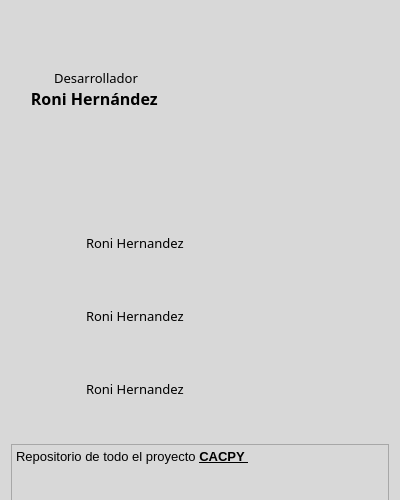
<?xml version="1.0" encoding="UTF-8"?>
<ui version="4.0">
 <class>Dialog</class>
 <widget class="QDialog" name="Dialog">
  <property name="geometry">
   <rect>
    <x>0</x>
    <y>0</y>
    <width>400</width>
    <height>500</height>
   </rect>
  </property>
  <property name="minimumSize">
   <size>
    <width>400</width>
    <height>500</height>
   </size>
  </property>
  <property name="maximumSize">
   <size>
    <width>16777215</width>
    <height>16777215</height>
   </size>
  </property>
  <property name="windowTitle">
   <string>RoniHernandez99/IoT_domotica</string>
  </property>
  <property name="windowIcon">
   <iconset>
    <normaloff>:/SISTEMA_CONTROL/IMAGENES/SISTEMA_CONTROL/RoniHernandez99_IoT_domotica_128px.ico</normaloff>
    <normalon>:/SISTEMA_CONTROL/IMAGENES/SISTEMA_CONTROL/RoniHernandez99_IoT_domotica_128px.ico</normalon>
    <disabledoff>:/SISTEMA_CONTROL/IMAGENES/SISTEMA_CONTROL/RoniHernandez99_IoT_domotica_128px.ico</disabledoff>
    <disabledon>:/SISTEMA_CONTROL/IMAGENES/SISTEMA_CONTROL/RoniHernandez99_IoT_domotica_128px.ico</disabledon>
    <activeoff>:/SISTEMA_CONTROL/IMAGENES/SISTEMA_CONTROL/RoniHernandez99_IoT_domotica_128px.ico</activeoff>
    <activeon>:/SISTEMA_CONTROL/IMAGENES/SISTEMA_CONTROL/RoniHernandez99_IoT_domotica_128px.ico</activeon>
    <selectedoff>:/SISTEMA_CONTROL/IMAGENES/SISTEMA_CONTROL/RoniHernandez99_IoT_domotica_128px.ico</selectedoff>
    <selectedon>:/SISTEMA_CONTROL/IMAGENES/SISTEMA_CONTROL/RoniHernandez99_IoT_domotica_128px.ico</selectedon>:/SISTEMA_CONTROL/IMAGENES/SISTEMA_CONTROL/RoniHernandez99_IoT_domotica_128px.ico</iconset>
  </property>
  <property name="styleSheet">
   <string notr="true">background-color:#d8d8d8;</string>
  </property>
  <layout class="QVBoxLayout" name="verticalLayout_4">
   <item>
    <spacer name="verticalSpacer_10">
     <property name="orientation">
      <enum>Qt::Vertical</enum>
     </property>
     <property name="sizeHint" stdset="0">
      <size>
       <width>20</width>
       <height>40</height>
      </size>
     </property>
    </spacer>
   </item>
   <item>
    <layout class="QHBoxLayout" name="horizontalLayout_4">
     <item>
      <layout class="QVBoxLayout" name="verticalLayout_2">
       <item>
        <spacer name="verticalSpacer_2">
         <property name="orientation">
          <enum>Qt::Vertical</enum>
         </property>
         <property name="sizeHint" stdset="0">
          <size>
           <width>20</width>
           <height>40</height>
          </size>
         </property>
        </spacer>
       </item>
       <item>
        <widget class="QTextBrowser" name="textBrowser_nombreProgra">
         <property name="minimumSize">
          <size>
           <width>170</width>
           <height>70</height>
          </size>
         </property>
         <property name="maximumSize">
          <size>
           <width>170</width>
           <height>70</height>
          </size>
         </property>
         <property name="styleSheet">
          <string notr="true">font-family: TamilSangamMN;
border: 1px solid #d8d8d8;
font-size: 13px;

/*
&lt;p align=&quot;center&quot;&gt;
&lt;span style=&quot;font-size:13px; font-family:TamilSangamMN; style='text-align:center&quot;&gt;Desarrollador&lt;/span&gt;
&lt;br&gt;
&lt;span style=&quot;font-size:16px;font-family: TamilSangamMN;text-align:center;&quot;&gt;&lt;b&gt;Roni Hernández&lt;/b&gt;&lt;/span&gt;
&lt;/p&gt;
*/</string>
         </property>
         <property name="html">
          <string>&lt;!DOCTYPE HTML PUBLIC &quot;-//W3C//DTD HTML 4.0//EN&quot; &quot;http://www.w3.org/TR/REC-html40/strict.dtd&quot;&gt;
&lt;html&gt;&lt;head&gt;&lt;meta name=&quot;qrichtext&quot; content=&quot;1&quot; /&gt;&lt;style type=&quot;text/css&quot;&gt;
p, li { white-space: pre-wrap; }
&lt;/style&gt;&lt;/head&gt;&lt;body style=&quot; font-family:'TamilSangamMN'; font-size:13px; font-weight:400; font-style:normal;&quot;&gt;
&lt;p align=&quot;center&quot; style=&quot; margin-top:12px; margin-bottom:12px; margin-left:0px; margin-right:0px; -qt-block-indent:0; text-indent:0px;&quot;&gt;&lt;span style=&quot; font-size:13px;&quot;&gt;Desarrollador &lt;br /&gt;&lt;/span&gt;&lt;span style=&quot; font-size:16px; font-weight:600;&quot;&gt;Roni Hernández&lt;/span&gt;&lt;span style=&quot; font-size:13px;&quot;&gt; &lt;/span&gt;&lt;/p&gt;&lt;/body&gt;&lt;/html&gt;</string>
         </property>
        </widget>
       </item>
       <item>
        <spacer name="verticalSpacer">
         <property name="orientation">
          <enum>Qt::Vertical</enum>
         </property>
         <property name="sizeHint" stdset="0">
          <size>
           <width>20</width>
           <height>40</height>
          </size>
         </property>
        </spacer>
       </item>
       <item>
        <layout class="QVBoxLayout" name="verticalLayout_3"/>
       </item>
      </layout>
     </item>
     <item>
      <widget class="QLabel" name="bel_fotoProgramador">
       <property name="minimumSize">
        <size>
         <width>180</width>
         <height>175</height>
        </size>
       </property>
       <property name="maximumSize">
        <size>
         <width>200</width>
         <height>200</height>
        </size>
       </property>
       <property name="baseSize">
        <size>
         <width>180</width>
         <height>175</height>
        </size>
       </property>
       <property name="styleSheet">
        <string notr="true"/>
       </property>
       <property name="text">
        <string/>
       </property>
      </widget>
     </item>
    </layout>
   </item>
   <item>
    <widget class="QWidget" name="widget" native="true">
     <property name="minimumSize">
      <size>
       <width>300</width>
       <height>190</height>
      </size>
     </property>
     <layout class="QVBoxLayout" name="verticalLayout">
      <item>
       <spacer name="verticalSpacer_5">
        <property name="orientation">
         <enum>Qt::Vertical</enum>
        </property>
        <property name="sizeHint" stdset="0">
         <size>
          <width>20</width>
          <height>40</height>
         </size>
        </property>
       </spacer>
      </item>
      <item>
       <layout class="QHBoxLayout" name="horizontalLayout_2">
        <item>
         <widget class="QLabel" name="label_2">
          <property name="minimumSize">
           <size>
            <width>60</width>
            <height>50</height>
           </size>
          </property>
          <property name="maximumSize">
           <size>
            <width>50</width>
            <height>50</height>
           </size>
          </property>
          <property name="baseSize">
           <size>
            <width>50</width>
            <height>50</height>
           </size>
          </property>
          <property name="styleSheet">
           <string notr="true">border-image: url(:/main/IMAGENES/gmail.png);
margin-left:10px;</string>
          </property>
          <property name="text">
           <string/>
          </property>
         </widget>
        </item>
        <item>
         <widget class="QLabel" name="bel_gmail">
          <property name="minimumSize">
           <size>
            <width>150</width>
            <height>20</height>
           </size>
          </property>
          <property name="maximumSize">
           <size>
            <width>16777215</width>
            <height>30</height>
           </size>
          </property>
          <property name="styleSheet">
           <string notr="true">font-family: TamilSangamMN;
font-size: 13px;</string>
          </property>
          <property name="text">
           <string>Roni Hernandez</string>
          </property>
          <property name="openExternalLinks">
           <bool>true</bool>
          </property>
         </widget>
        </item>
       </layout>
      </item>
      <item>
       <spacer name="verticalSpacer_6">
        <property name="orientation">
         <enum>Qt::Vertical</enum>
        </property>
        <property name="sizeHint" stdset="0">
         <size>
          <width>20</width>
          <height>40</height>
         </size>
        </property>
       </spacer>
      </item>
      <item>
       <layout class="QHBoxLayout" name="horizontalLayout">
        <item>
         <widget class="QLabel" name="label">
          <property name="minimumSize">
           <size>
            <width>60</width>
            <height>50</height>
           </size>
          </property>
          <property name="maximumSize">
           <size>
            <width>50</width>
            <height>50</height>
           </size>
          </property>
          <property name="baseSize">
           <size>
            <width>50</width>
            <height>50</height>
           </size>
          </property>
          <property name="styleSheet">
           <string notr="true">border-image: url(:/main/IMAGENES/likedin.png);
margin-left:10px;</string>
          </property>
          <property name="text">
           <string/>
          </property>
         </widget>
        </item>
        <item>
         <widget class="QLabel" name="bel_likedin">
          <property name="minimumSize">
           <size>
            <width>150</width>
            <height>20</height>
           </size>
          </property>
          <property name="maximumSize">
           <size>
            <width>16777215</width>
            <height>30</height>
           </size>
          </property>
          <property name="styleSheet">
           <string notr="true">font-family: TamilSangamMN;
font-size: 13px;</string>
          </property>
          <property name="text">
           <string>Roni Hernandez</string>
          </property>
          <property name="openExternalLinks">
           <bool>true</bool>
          </property>
         </widget>
        </item>
       </layout>
      </item>
      <item>
       <spacer name="verticalSpacer_7">
        <property name="orientation">
         <enum>Qt::Vertical</enum>
        </property>
        <property name="sizeHint" stdset="0">
         <size>
          <width>20</width>
          <height>40</height>
         </size>
        </property>
       </spacer>
      </item>
      <item>
       <layout class="QHBoxLayout" name="horizontalLayout_3">
        <item>
         <widget class="QLabel" name="label_3">
          <property name="minimumSize">
           <size>
            <width>60</width>
            <height>50</height>
           </size>
          </property>
          <property name="maximumSize">
           <size>
            <width>50</width>
            <height>50</height>
           </size>
          </property>
          <property name="baseSize">
           <size>
            <width>50</width>
            <height>50</height>
           </size>
          </property>
          <property name="styleSheet">
           <string notr="true">border-image: url(:/main/IMAGENES/github.png);
margin-left:10px;</string>
          </property>
          <property name="text">
           <string/>
          </property>
         </widget>
        </item>
        <item>
         <widget class="QLabel" name="bel_github">
          <property name="minimumSize">
           <size>
            <width>150</width>
            <height>20</height>
           </size>
          </property>
          <property name="maximumSize">
           <size>
            <width>16777215</width>
            <height>30</height>
           </size>
          </property>
          <property name="styleSheet">
           <string notr="true">font-family: TamilSangamMN;
font-size: 13px;</string>
          </property>
          <property name="text">
           <string>Roni Hernandez</string>
          </property>
          <property name="openExternalLinks">
           <bool>true</bool>
          </property>
         </widget>
        </item>
       </layout>
      </item>
     </layout>
    </widget>
   </item>
   <item>
    <spacer name="verticalSpacer_3">
     <property name="orientation">
      <enum>Qt::Vertical</enum>
     </property>
     <property name="sizeHint" stdset="0">
      <size>
       <width>20</width>
       <height>40</height>
      </size>
     </property>
    </spacer>
   </item>
   <item>
    <widget class="QTextBrowser" name="textBrowser_repositorio">
     <property name="minimumSize">
      <size>
       <width>340</width>
       <height>60</height>
      </size>
     </property>
     <property name="maximumSize">
      <size>
       <width>16777215</width>
       <height>30</height>
      </size>
     </property>
     <property name="styleSheet">
      <string notr="true">font-family: TamilSangamMN;
border: 1px solid #d8d8d8;
font-size: 13px;
margin-left:10px;


/*
CON LINK:

&lt;span style=&quot; font-size:13px;font-family: TamilSangamMN;&quot;&gt;Repositorio de todo el proyecto&lt;/span&gt;&lt;/p&gt;
&lt;span style=&quot; font-size:13px;
font-family: TamilSangamMN;&quot;&gt;  &lt;a href=&quot;{repositorio_link}&quot;  style=&quot;color:black;&quot;&gt; &lt;b&gt; IoT Domotica &lt;\b&gt; &lt;/a&gt;&lt;/span&gt;

SIN LINK:

&lt;span style=&quot; font-size:13px;font-family: TamilSangamMN;&quot;&gt;Repositorio de todo el proyecto&lt;/span&gt;&lt;/p&gt;
&lt;span style=&quot; font-size:13px;
font-family: TamilSangamMN;&quot;&gt;  &lt;a href=&quot;{repositorio_link}&quot;  style=&quot;color:black;text-decoration:none;&quot;&gt; &lt;b&gt; IoT Domotica &lt;\b&gt; &lt;/a&gt;&lt;/span&gt;

*/
</string>
     </property>
     <property name="html">
      <string>&lt;!DOCTYPE HTML PUBLIC &quot;-//W3C//DTD HTML 4.0//EN&quot; &quot;http://www.w3.org/TR/REC-html40/strict.dtd&quot;&gt;
&lt;html&gt;&lt;head&gt;&lt;meta name=&quot;qrichtext&quot; content=&quot;1&quot; /&gt;&lt;style type=&quot;text/css&quot;&gt;
p, li { white-space: pre-wrap; }
&lt;/style&gt;&lt;/head&gt;&lt;body style=&quot; font-family:'TamilSangamMN'; font-size:13px; font-weight:400; font-style:normal;&quot;&gt;
&lt;p style=&quot; margin-top:0px; margin-bottom:0px; margin-left:0px; margin-right:0px; -qt-block-indent:0; text-indent:0px;&quot;&gt;&lt;span style=&quot; font-size:13px;&quot;&gt;Repositorio de todo el proyecto &lt;/span&gt;&lt;a href=&quot;{repositorio_link}&quot;&gt;&lt;span style=&quot; font-size:13px; font-weight:600; text-decoration: underline; color:#000000;&quot;&gt;CACPY &lt;/span&gt;&lt;/a&gt;&lt;/p&gt;&lt;/body&gt;&lt;/html&gt;</string>
     </property>
    </widget>
   </item>
   <item>
    <spacer name="verticalSpacer_4">
     <property name="orientation">
      <enum>Qt::Vertical</enum>
     </property>
     <property name="sizeHint" stdset="0">
      <size>
       <width>20</width>
       <height>40</height>
      </size>
     </property>
    </spacer>
   </item>
  </layout>
 </widget>
 <resources>
  <include location="../../../img.qrc"/>
 </resources>
 <connections/>
</ui>
